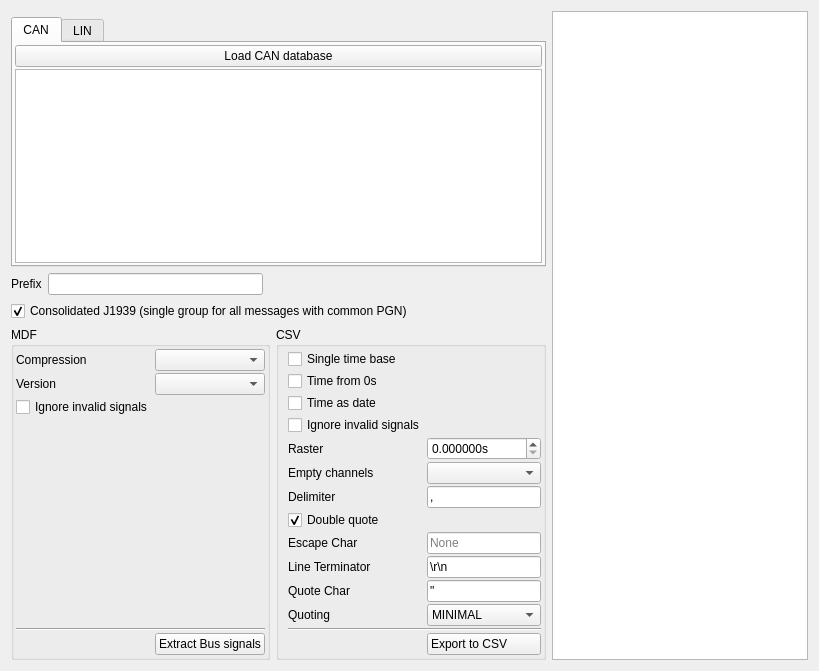
     <widget class="QWidget" name="extract_bus_tab">
      <attribute name="icon">
       <iconset resource="resource.qrc">
        <normaloff>:/down.png</normaloff>:/down.png</iconset>
      </attribute>
      <attribute name="title">
       <string>Bus Logging</string>
      </attribute>
      <layout class="QGridLayout" name="gridLayout_8" columnstretch="1,1,1,1">
       <item row="3" column="0" colspan="2">
        <layout class="QHBoxLayout" name="horizontalLayout_3" stretch="0,0,1">
         <item>
          <widget class="QLabel" name="label_12">
           <property name="text">
            <string>Prefix</string>
           </property>
          </widget>
         </item>
         <item>
          <widget class="QLineEdit" name="prefix">
           <property name="minimumSize">
            <size>
             <width>215</width>
             <height>0</height>
            </size>
           </property>
          </widget>
         </item>
         <item>
          <spacer name="horizontalSpacer_5">
           <property name="orientation">
            <enum>Qt::Horizontal</enum>
           </property>
           <property name="sizeHint" stdset="0">
            <size>
             <width>40</width>
             <height>20</height>
            </size>
           </property>
          </spacer>
         </item>
        </layout>
       </item>
       <item row="5" column="0">
        <widget class="QGroupBox" name="groupBox_2">
         <property name="title">
          <string>MDF</string>
         </property>
         <layout class="QGridLayout" name="gridLayout_5">
          <property name="leftMargin">
           <number>2</number>
          </property>
          <property name="topMargin">
           <number>2</number>
          </property>
          <property name="rightMargin">
           <number>2</number>
          </property>
          <property name="bottomMargin">
           <number>2</number>
          </property>
          <property name="spacing">
           <number>2</number>
          </property>
          <item row="3" column="1">
           <widget class="QLabel" name="label_26">
            <property name="text">
             <string/>
            </property>
           </widget>
          </item>
          <item row="5" column="1" colspan="2">
           <widget class="QPushButton" name="extract_bus_btn">
            <property name="text">
             <string>Extract Bus signals</string>
            </property>
            <property name="icon">
             <iconset resource="resource.qrc">
              <normaloff>:/down.png</normaloff>:/down.png</iconset>
            </property>
           </widget>
          </item>
          <item row="5" column="0">
           <spacer name="horizontalSpacer_4">
            <property name="orientation">
             <enum>Qt::Horizontal</enum>
            </property>
            <property name="sizeHint" stdset="0">
             <size>
              <width>40</width>
              <height>20</height>
             </size>
            </property>
           </spacer>
          </item>
          <item row="0" column="0">
           <widget class="QLabel" name="label__1">
            <property name="text">
             <string>Compression</string>
            </property>
           </widget>
          </item>
          <item row="1" column="0">
           <widget class="QLabel" name="label_24">
            <property name="text">
             <string>Version</string>
            </property>
           </widget>
          </item>
          <item row="2" column="0">
           <widget class="QCheckBox" name="ignore_invalid_signals_mdf">
            <property name="toolTip">
             <string>checks if all samples are eauql to the maximum teoretical signal value</string>
            </property>
            <property name="text">
             <string>Ignore invalid signals</string>
            </property>
           </widget>
          </item>
          <item row="0" column="1" colspan="2">
           <widget class="QComboBox" name="extract_bus_compression">
            <property name="sizeAdjustPolicy">
             <enum>QComboBox::AdjustToContents</enum>
            </property>
           </widget>
          </item>
          <item row="1" column="1" colspan="2">
           <widget class="QComboBox" name="extract_bus_format">
            <property name="sizeAdjustPolicy">
             <enum>QComboBox::AdjustToContents</enum>
            </property>
           </widget>
          </item>
          <item row="4" column="0" colspan="3">
           <widget class="Line" name="line_12">
            <property name="orientation">
             <enum>Qt::Horizontal</enum>
            </property>
           </widget>
          </item>
         </layout>
        </widget>
       </item>
       <item row="2" column="0" colspan="2">
        <widget class="QTabWidget" name="tabWidget">
         <property name="currentIndex">
          <number>0</number>
         </property>
         <widget class="QWidget" name="tab">
          <attribute name="title">
           <string>CAN</string>
          </attribute>
          <layout class="QGridLayout" name="gridLayout_4">
           <property name="leftMargin">
            <number>2</number>
           </property>
           <property name="topMargin">
            <number>2</number>
           </property>
           <property name="rightMargin">
            <number>2</number>
           </property>
           <property name="bottomMargin">
            <number>2</number>
           </property>
           <property name="spacing">
            <number>2</number>
           </property>
           <item row="0" column="0">
            <widget class="QPushButton" name="load_can_database_btn">
             <property name="text">
              <string>Load CAN database</string>
             </property>
             <property name="icon">
              <iconset resource="resource.qrc">
               <normaloff>:/open.png</normaloff>:/open.png</iconset>
             </property>
            </widget>
           </item>
           <item row="1" column="0">
            <widget class="MinimalListWidget" name="can_database_list"/>
           </item>
          </layout>
         </widget>
         <widget class="QWidget" name="tab_2">
          <attribute name="title">
           <string>LIN</string>
          </attribute>
          <layout class="QVBoxLayout" name="verticalLayout_7">
           <property name="spacing">
            <number>2</number>
           </property>
           <property name="leftMargin">
            <number>2</number>
           </property>
           <property name="topMargin">
            <number>2</number>
           </property>
           <property name="rightMargin">
            <number>2</number>
           </property>
           <property name="bottomMargin">
            <number>2</number>
           </property>
           <item>
            <widget class="QPushButton" name="load_lin_database_btn">
             <property name="text">
              <string>Load LIN database</string>
             </property>
             <property name="icon">
              <iconset resource="resource.qrc">
               <normaloff>:/open.png</normaloff>:/open.png</iconset>
             </property>
            </widget>
           </item>
           <item>
            <widget class="MinimalListWidget" name="lin_database_list"/>
           </item>
          </layout>
         </widget>
        </widget>
       </item>
       <item row="5" column="1">
        <widget class="QGroupBox" name="groupBox_3">
         <property name="title">
          <string>CSV</string>
         </property>
         <layout class="QGridLayout" name="gridLayout_6" columnstretch="1,0,0,0">
          <property name="topMargin">
           <number>2</number>
          </property>
          <property name="rightMargin">
           <number>2</number>
          </property>
          <property name="bottomMargin">
           <number>2</number>
          </property>
          <property name="spacing">
           <number>2</number>
          </property>
          <item row="11" column="0">
           <widget class="QLabel" name="label_10">
            <property name="text">
             <string>Quote Char</string>
            </property>
           </widget>
          </item>
          <item row="0" column="0" colspan="4">
           <widget class="QCheckBox" name="single_time_base_bus">
            <property name="text">
             <string>Single time base</string>
            </property>
           </widget>
          </item>
          <item row="7" column="0">
           <widget class="QCheckBox" name="doublequote_bus">
            <property name="text">
             <string>Double quote</string>
            </property>
            <property name="checked">
             <bool>true</bool>
            </property>
           </widget>
          </item>
          <item row="4" column="0">
           <widget class="QLabel" name="label_23">
            <property name="text">
             <string>Raster</string>
            </property>
           </widget>
          </item>
          <item row="5" column="0" colspan="2">
           <widget class="QLabel" name="label_25">
            <property name="text">
             <string>Empty channels</string>
            </property>
           </widget>
          </item>
          <item row="8" column="0">
           <widget class="QLabel" name="label_9">
            <property name="text">
             <string>Escape Char</string>
            </property>
           </widget>
          </item>
          <item row="12" column="0">
           <widget class="QLabel" name="label_7">
            <property name="text">
             <string>Quoting</string>
            </property>
           </widget>
          </item>
          <item row="10" column="0" colspan="2">
           <widget class="QLabel" name="label_11">
            <property name="text">
             <string>Line Terminator</string>
            </property>
           </widget>
          </item>
          <item row="2" column="0" colspan="3">
           <widget class="QCheckBox" name="bus_time_as_date">
            <property name="text">
             <string>Time as date</string>
            </property>
           </widget>
          </item>
          <item row="1" column="0" colspan="3">
           <widget class="QCheckBox" name="time_from_zero_bus">
            <property name="text">
             <string>Time from 0s</string>
            </property>
           </widget>
          </item>
          <item row="6" column="0">
           <widget class="QLabel" name="label_8">
            <property name="text">
             <string>Delimiter</string>
            </property>
           </widget>
          </item>
          <item row="3" column="0" colspan="3">
           <widget class="QCheckBox" name="ignore_invalid_signals_csv">
            <property name="toolTip">
             <string>checks if all samples are eauql to the maximum teoretical signal value</string>
            </property>
            <property name="text">
             <string>Ignore invalid signals</string>
            </property>
           </widget>
          </item>
          <item row="4" column="3">
           <widget class="QDoubleSpinBox" name="export_raster_bus">
            <property name="suffix">
             <string>s</string>
            </property>
            <property name="decimals">
             <number>6</number>
            </property>
           </widget>
          </item>
          <item row="5" column="3">
           <widget class="QComboBox" name="empty_channels_bus"/>
          </item>
          <item row="6" column="3">
           <widget class="QLineEdit" name="delimiter_bus">
            <property name="text">
             <string>,</string>
            </property>
            <property name="maxLength">
             <number>1</number>
            </property>
            <property name="clearButtonEnabled">
             <bool>false</bool>
            </property>
           </widget>
          </item>
          <item row="8" column="3">
           <widget class="QLineEdit" name="escapechar_bus">
            <property name="inputMask">
             <string/>
            </property>
            <property name="maxLength">
             <number>1</number>
            </property>
            <property name="placeholderText">
             <string>None</string>
            </property>
           </widget>
          </item>
          <item row="10" column="3">
           <widget class="QLineEdit" name="lineterminator_bus">
            <property name="text">
             <string>\r\n</string>
            </property>
           </widget>
          </item>
          <item row="11" column="3">
           <widget class="QLineEdit" name="quotechar_bus">
            <property name="text">
             <string>&quot;</string>
            </property>
            <property name="maxLength">
             <number>1</number>
            </property>
           </widget>
          </item>
          <item row="12" column="3">
           <widget class="QComboBox" name="quoting_bus">
            <property name="currentIndex">
             <number>1</number>
            </property>
            <item>
             <property name="text">
              <string>ALL</string>
             </property>
            </item>
            <item>
             <property name="text">
              <string>MINIMAL</string>
             </property>
            </item>
            <item>
             <property name="text">
              <string>NONNUMERIC</string>
             </property>
            </item>
            <item>
             <property name="text">
              <string>NONE</string>
             </property>
            </item>
           </widget>
          </item>
          <item row="14" column="3">
           <widget class="QPushButton" name="extract_bus_csv_btn">
            <property name="text">
             <string>Export to CSV         </string>
            </property>
            <property name="icon">
             <iconset resource="resource.qrc">
              <normaloff>:/csv.png</normaloff>:/csv.png</iconset>
            </property>
           </widget>
          </item>
          <item row="13" column="0" colspan="4">
           <widget class="Line" name="line_13">
            <property name="orientation">
             <enum>Qt::Horizontal</enum>
            </property>
           </widget>
          </item>
         </layout>
        </widget>
       </item>
       <item row="1" column="2" rowspan="5" colspan="2">
        <widget class="QTextEdit" name="output_info_bus">
         <property name="readOnly">
          <bool>true</bool>
         </property>
        </widget>
       </item>
       <item row="4" column="0" colspan="2">
        <widget class="QCheckBox" name="consolidated_j1939">
         <property name="text">
          <string>Consolidated J1939 (single group for all messages with common PGN)</string>
         </property>
         <property name="checked">
          <bool>true</bool>
         </property>
        </widget>
       </item>
      </layout>
     </widget>
